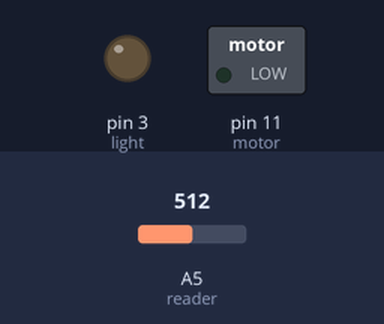
The sketch below on a simulated Arduino Uno, built with avr-gcc and run on an emulated ATmega328P. Shown: switched loads named in the sketch (green lamp = pin HIGH), output pins drawn as LEDs (lit = HIGH). Dashed ring = blinking. Inputs (shaded band) come from the test bench; at power-on: A5 (reader) = 512. What the sketch prints to the serial monitor is not drawn.

Above: at 1.2 s.
1.3 s: A5 (reader) set to 23
4.3 s: A5 (reader) set to 18
Timing chart, 0 to 13.3 s (numbered marks = the images above; inputs shaded):
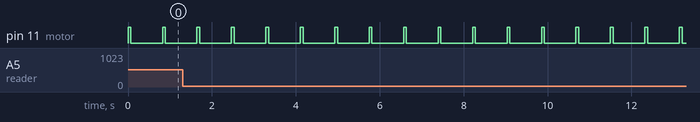

The sketch:

MorseReader.ino
```cpp
// Morse Code Translator for Arduino
// TER Summative Project
int reader = A5;
int light = 3;
int motor = 11;
int reading = 0;
String msg;
String morse[] = {".-","-...","-.-.","-..", ".", "..-.", "--.", //array of morse code letters (morse[0] = A, morse[1] = B, ...)
                  "....", "..", ".---", "-.-", ".-..", "--",
                  "-.", "---", ".--.", "--.-", ".-.", "...", "-",
                  "..-", "...-", ".--", "-..-", "-.--", "--.."};
void setup(){
  pinMode(motor, OUTPUT);
  pinMode(light, OUTPUT);
  //analogWrite(motor,100); //for analog motor movement
  Serial.begin(9600);
}

int getLight(){ //get light reading
  digitalWrite(light, HIGH); //flash light
  int bright = analogRead(reader); //get reading
  digitalWrite(light, LOW);
  delay(10);
  return bright;
}

int loopLight(int ms){ //take average of light reading over time period
  long time = millis(), bright = 0;
  int num = 0;
  while(millis()-time<ms){
    bright += getLight();
    num++;
  }
  return bright/num;
}

char translate(String str){ //convert string of morse code to english letter
  if(str=="") return ' ';
  for(int i=0;i<26;i++) if(str == morse[i]) return (char)(i+'A');
  return '_';
}

void loop(){
  digitalWrite(motor, HIGH); //move motor a bit (digital movement)
  delay(65);
  digitalWrite(motor, LOW);
  if(loopLight(500)<21){ //21 is light threshold, no dot detected
    if(reading == 1) msg += '.'; //dot length 1: dot
    else if(reading > 1) msg += '-';//dot length > 1: dash
    else Serial.print(translate(msg)); //dot length 0: space, letter is finished
    reading = 0; //reset length and message
    msg = "";
  }
  else reading++; //dot detected
  delay(250);
}
```

Measured:
- by itself, pin 11 (motor): alternates HIGH for 0.07 s and LOW for 0.76 s
